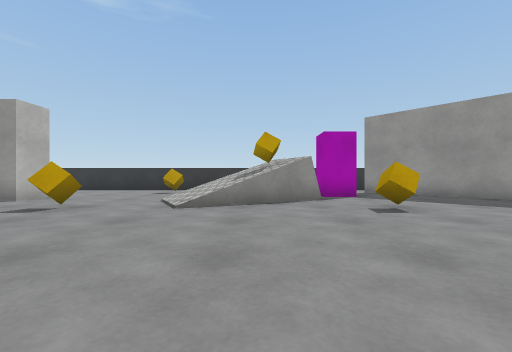
view 1 (above)

19 first-person views from a walk through a 3-D level made in the Unity game engine. The camera is 0.64 m above the floor, looks level and sees 90° across. The floor is counted in squares, 1 m on a side. Each view is taken from the middle of a square. On the plan, view 1 faces up. The plan holds only what a view shows up to about 9 squares ahead; the rest is blank. The player character is not drawn. Surface patterns are stand-ins for the level's own textures.

view 2
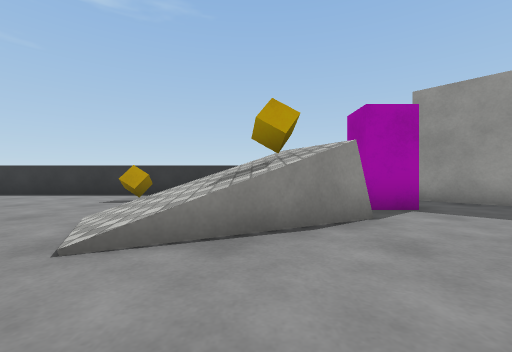

view 3
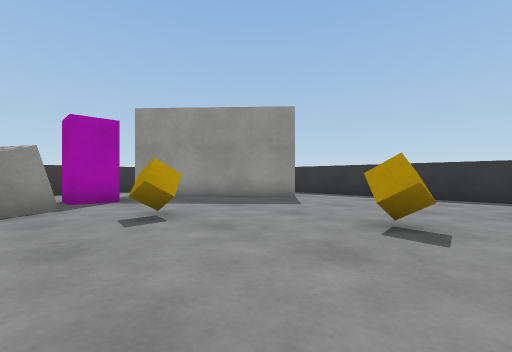

view 4
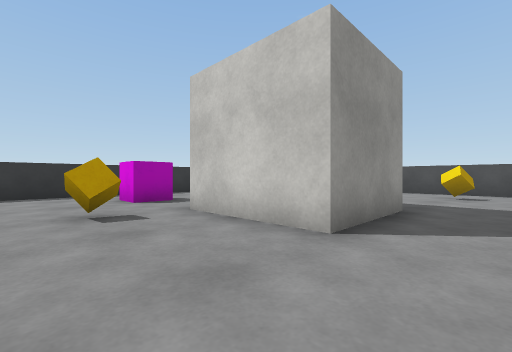

view 5
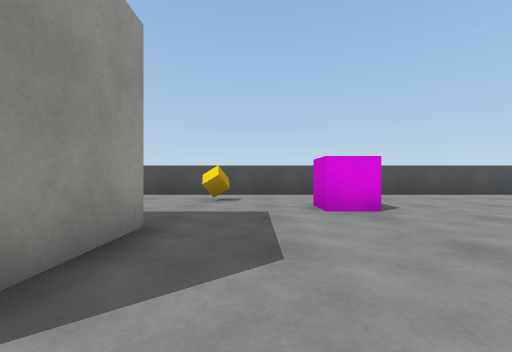

view 6
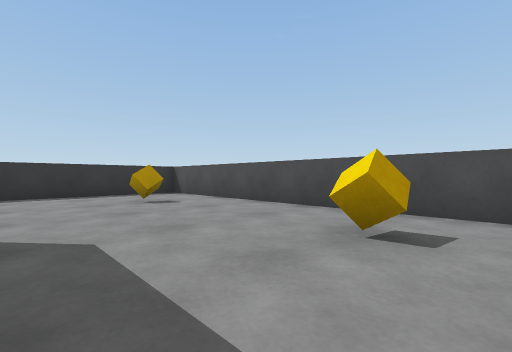

view 7
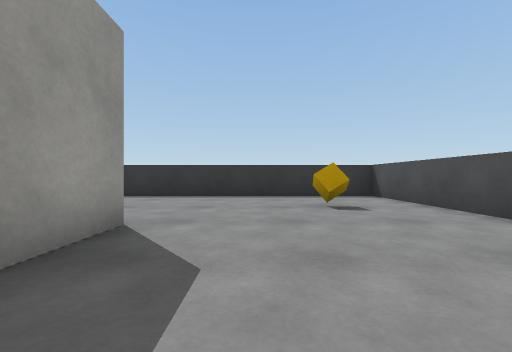

view 8
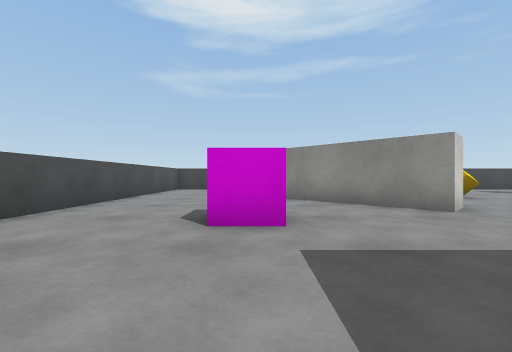

view 9
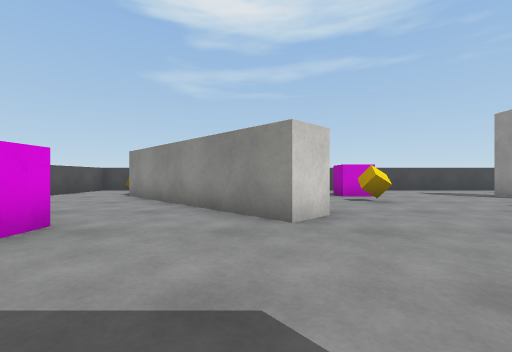

view 10
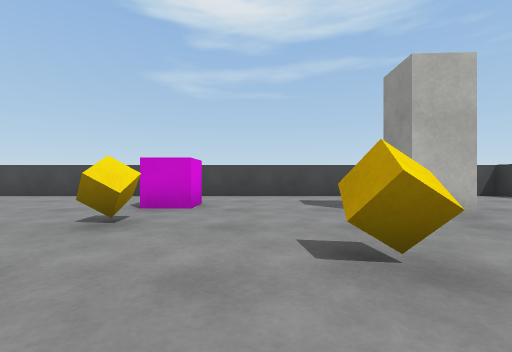

view 11
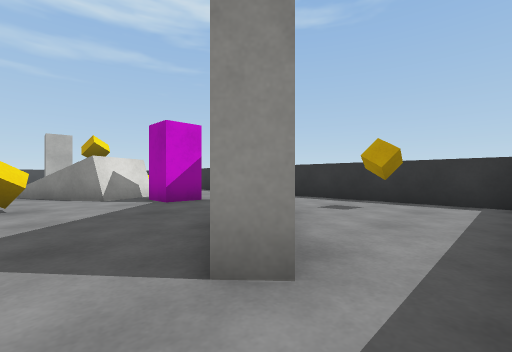

view 12
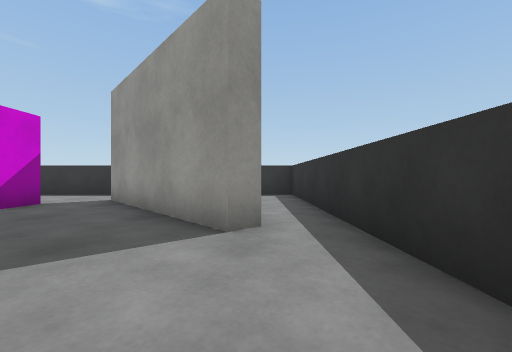

view 13
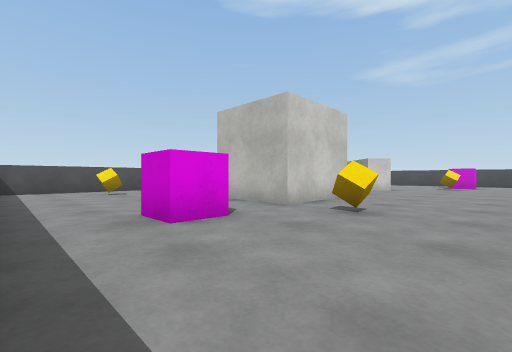

view 14
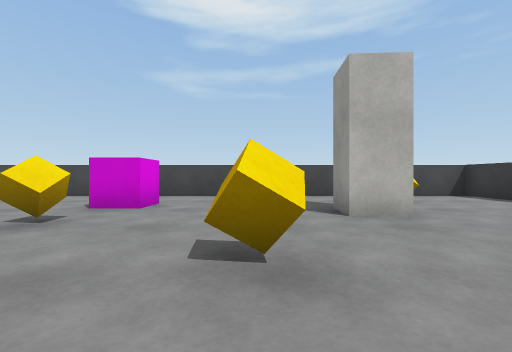

view 15
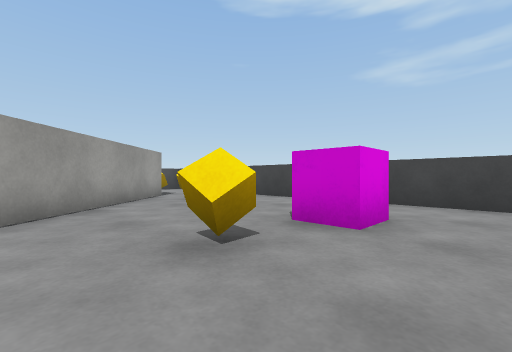

view 16
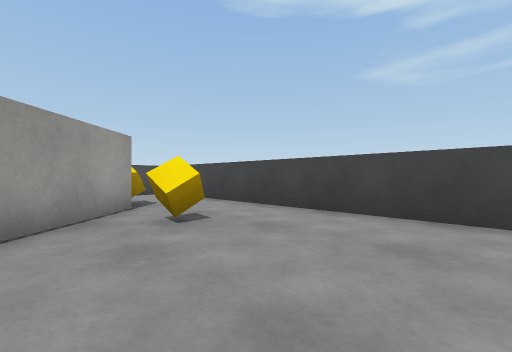

view 17
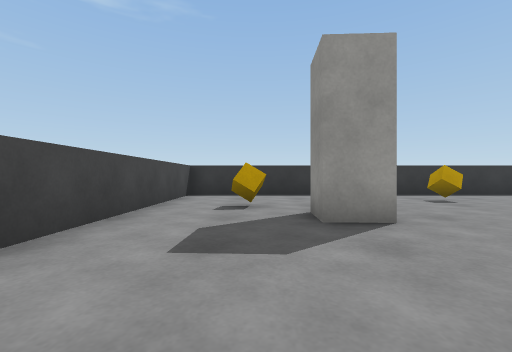

view 18
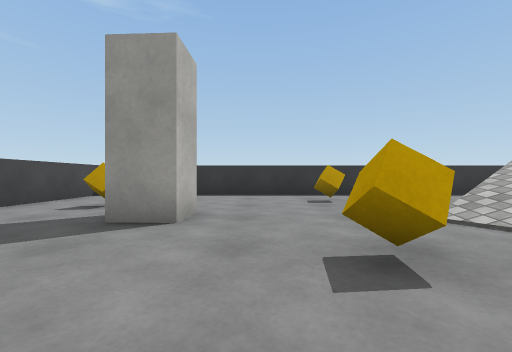

view 19
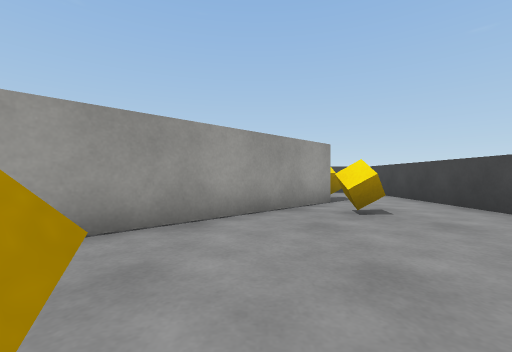

### Floor plan
Points are (right, up) in squares from view 1. A wall is a line through its corners. A room is listed if a view was taken in it or the views show most of it. See-through windows are left out.
Room 1 (views 1, 2, 3, 4, 5, 6, 7, 8, 9, 10, 11, 12, 13, 14, 15, 16, 17, 18, 19)
walls: (-3.2, 0.3) (-2.5, -0.5) (-7.1, -5); (1.4, -2.2) (1.4, 0.4) (4.4, 0.4) (4.4, -1.8); (4.5, -2.2) (2.8, -2.2); (0.8, 8.4) (1.6, 6.9); (8.1, 6.3) (7.7, 5.9) (4.1, 9.9); (-7.9, -4.4) (-3.7, -0.2); (5.6, 11.8) (-10.3, 11.8) (-10.3, -7); (-9.9, -7.8) (9.3, -7.8) (9.3, 6.6)
ways out: opening at (5, 11) to room 2; opening at (9, 6) to room 2
objects: other object (-8, -5); other object (-8, -2); other object (-8, 2) to (-7, 2); other object (-8, 8); block (-7, 7) to (-6, 7); other object (-5, 2); other object (-4, 5); other object (-3, 10); other object (-2, -4); other object (0, 7); other object (1, -6); other object (2, 8) to (3, 9); other object (2, 9); other object (3, 5); other object (5, 2); other object (6, -6); other object (7, 0) to (7, 1)
Room 2 (no view inside)
walls: (9.3, 6.6) (9.3, 11.8) (5.6, 11.8)
ways out: opening at (5, 11) to room 1; opening at (9, 6) to room 1
objects: other object (7, 10)

Positions as (right, up) in squares from view 1, and headings:
1: (0, 0), facing up
2: (0, 3), facing up
3: (1, 1), facing up-right
4: (0, 3), facing down-right
5: (0, 1), facing down
6: (0, -3), facing down-right
7: (1, -4), facing right
8: (2, -4), facing left
9: (1, -1), facing left
10: (-2, 4), facing left
11: (9, 5), facing up-left
12: (8, 3), facing up
13: (9, 4), facing down-left
14: (-2, 5), facing left
15: (-4, 4), facing down-left
16: (-6, 1), facing down-left
17: (-8, 3), facing up
18: (-5, 3), facing up
19: (-6, 2), facing down
